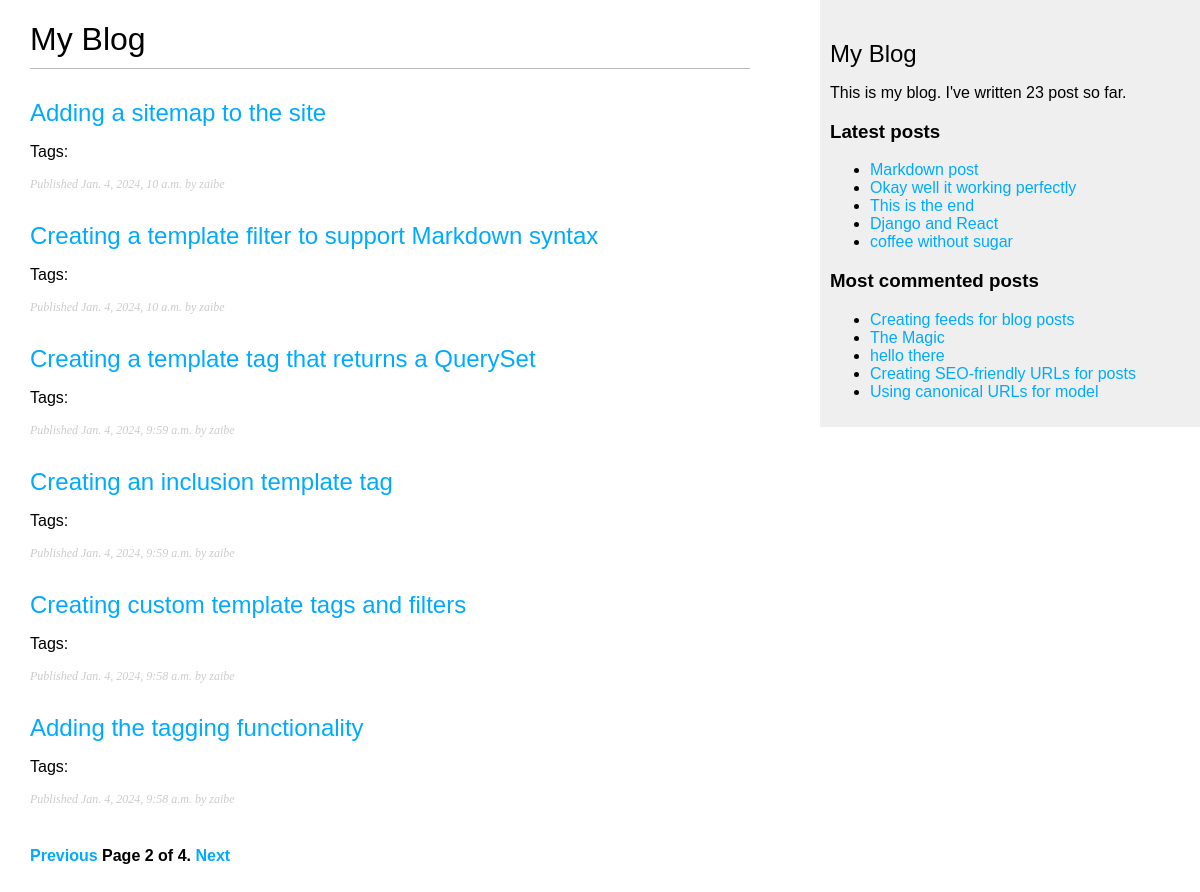
Screenshot of /blog/?page=2 with the database file from the repository.
### blog/models.py (models this page shows, shortened)
class Post(models.Model):
    tags = TaggableManager()
    class Status(models.TextChoices):
        DRAFT = 'DF', 'Draft'
        PUBLISHED = 'PB', 'Published'
    title = models.CharField(max_length=250)
    slug = models.SlugField(max_length=250, unique_for_date='publish')
    author = models.ForeignKey(User, on_delete=models.CASCADE,
                            related_name='blog_posts')
    body = models.TextField()
    publish = models.DateTimeField(default=timezone.now)
    created = models.DateTimeField(auto_now_add=True)
    updated = models.DateTimeField(auto_now=True)
    status = models.CharField(max_length=2,choices=Status.choices,
                            default=Status.DRAFT)
    objects = models.Manager() # The default manager.
    published = PublishedManager() # Our custom manager.
    class Meta:
        ordering = ['-publish']
        indexes = [
            models.Index(fields=['-publish']),
        ]
    def get_absolute_url(self):
        return reverse('blog:post_detail',
                        args=[self.publish.year,
                                self.publish.month,
                                self.publish.day,
                                self.slug])

### blog/views.py (the view)
# urls.py: path('', views.post_list, name='post_list'),
def post_list(request, tag_slug=None):
    post_list = Post.published.all()
    tag = None
    if tag_slug:
        tag = get_object_or_404(Tag, slug=tag_slug)
        post_list = post_list.filter(tags__in=[tag])
    paginator = Paginator(post_list, 6)
    page_number = request.GET.get('page', 1)
    try:
        posts = paginator.page(page_number)
    except PageNotAnInteger:
        posts = paginator.page(1)
    except EmptyPage:
        posts = paginator.page(paginator.num_pages)
    return render(request, 'blog/post/list.html', {'posts': posts,
                                                   'tag': tag})

### blog/models.py (called while the page is built)
    def get_queryset(self):
        return super().get_queryset()\
            .filter(status=Post.Status.PUBLISHED)

### blog/templatetags/blog_tags.py (called while the page is built)
@register.simple_tag
def total_posts():
    return Post.published.count()

@register.inclusion_tag('blog/post/latest_posts.html')
def show_latest_posts(count=5):
    latest_posts = Post.published.order_by('-publish')[:count]
    return {'latest_posts': latest_posts}

@register.simple_tag
def get_most_commented_posts(count=5):
    return Post.published.annotate(
        total_comments=Count('comments')
    ).order_by('-total_comments')[:count]

### blog/templates/blog/post/list.html (shortened to what this page needs)
{% extends "blog/base.html" %}
{% block content %}
  <h1>My Blog</h1>
  {% for post in posts %}
    <h2>
      <a href="{{ post.get_absolute_url }}">
        {{ post.title }}
      </a>
    </h2>
    <p class="tags">
      Tags:
    </p>
    <p class="date">
      Published {{ post.publish }} by {{ post.author }}
    </p>
  {% endfor %}
  {% include "pagination.html" with page=posts %}
{% endblock %}

### blog/templates/blog/base.html (shortened to what this page needs)
{% load blog_tags %}
{% load static %}
<!DOCTYPE html>
<html lang="en">
<head>
    <link href="{% static "css/blog.css" %}" rel="stylesheet">
</head>
<body>
    <div id="content">
        {% block content %}
        {% endblock %}
    </div>
    <div id="sidebar">
        <h2>My Blog</h2>
        <p>
            This is my blog.
            I've written {% total_posts %} post so far.
        </p>
        <h3>Latest posts</h3>
        {% show_latest_posts %}
        <h3>Most commented posts</h3>
        {% get_most_commented_posts as most_commented_posts %}
        <ul>
            {% for post in most_commented_posts %}
                <li>
                    <a href="{{ post.get_absolute_url }}">{{ post.title }}</a>
                </li>
            {% endfor %}
            </ul>
    </div>
</body>
</html>

### blog/templates/blog/post/latest_posts.html
<ul>
    {% for post in latest_posts %}
        <li>
            <a href="{{ post.get_absolute_url }}">{{ post.title }}</a>
        </li>
    {% endfor %}
    </ul>

### blog/static/css/blog.css (style rules this page uses)
body { margin:0; padding:0; font-family:helvetica, sans-serif; }
a { color:#00abff; text-decoration:none; }
h1 { font-weight:normal; border-bottom:1px solid #bbb; padding:0 0 10px 0; }
h2 { font-weight:normal; margin:30px 0 0; }
#content { float:left; width:60%; padding:0 0 0 30px; }
#sidebar { float:right; width:30%; padding:10px; background:#efefef; height:100%; }
p.date { color:#ccc; font-family: georgia, serif; font-size: 12px; font-style: italic; }

### rows the page displays
Post: title "Adding a sitemap to the site", publish "Jan. 4, 2024, 10 a.m.", author "zaibe"
Post: title "Creating a template filter to support Markdown syntax", publish "Jan. 4, 2024, 10 a.m.", author "zaibe"
Post: title "Creating a template tag that returns a QuerySet", publish "Jan. 4, 2024, 9:59 a.m.", author "zaibe"
Post: title "Creating an inclusion template tag", publish "Jan. 4, 2024, 9:59 a.m.", author "zaibe"
Post: title "Creating custom template tags and filters", publish "Jan. 4, 2024, 9:58 a.m.", author "zaibe"
Post: title "Adding the tagging functionality", publish "Jan. 4, 2024, 9:58 a.m.", author "zaibe"
Post: title "Markdown post"
Post: title "Okay well it working perfectly"
Post: title "This is the end"
Post: title "Django and React"
Post: title "coffee without sugar"
Post: title "Creating feeds for blog posts"
Post: title "The Magic"
Post: title "hello there"
Post: title "Creating SEO-friendly URLs for posts"
Post: title "Using canonical URLs for model"

### other values shown
{{ page.number }} "2"
{{ page.paginator.num_pages }} "4"
